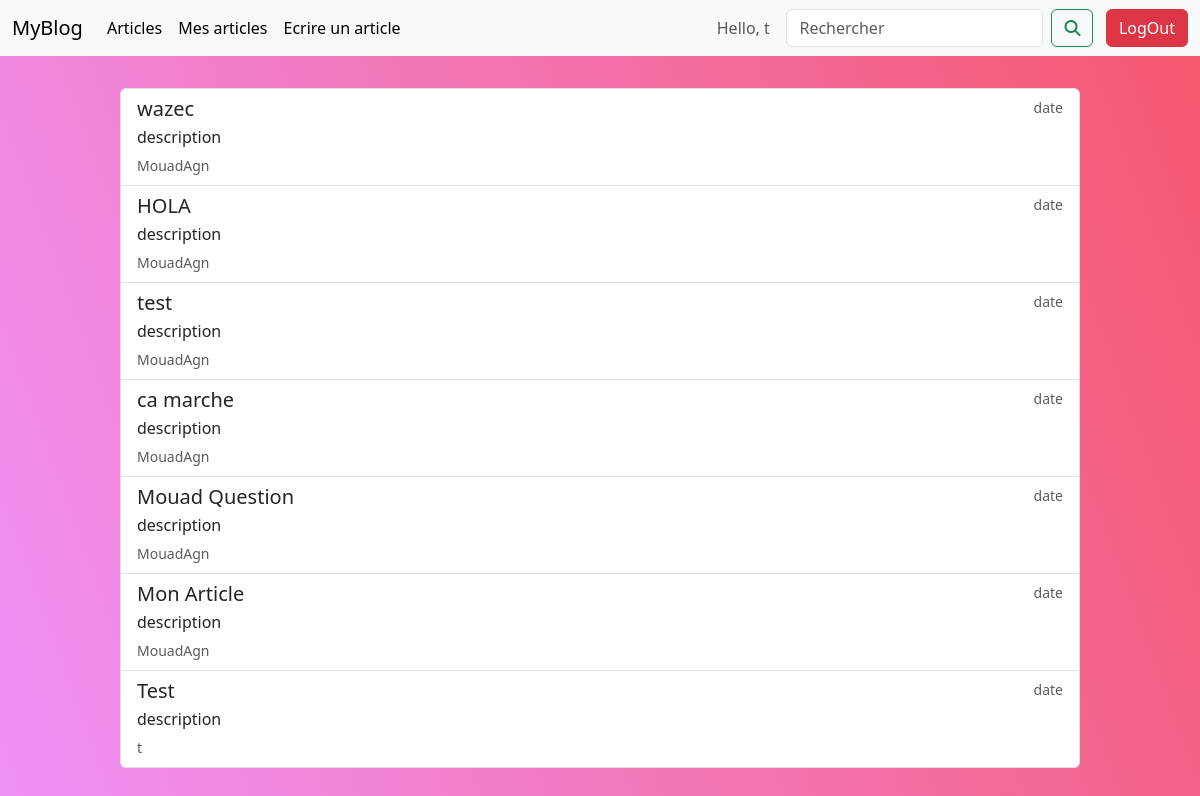
Screenshot of /liste_blog.php (signed in) with the database file from the repository.
### tables this page shows
CREATE TABLE `article` (
  `id` int(11) NOT NULL,
  `titre` varchar(100) NOT NULL,
  `contenue` text NOT NULL,
  `id_user` int(100) NOT NULL,
  `date` date DEFAULT current_timestamp()
);

CREATE TABLE `user` (
  `id` int(11) NOT NULL,
  `pseudo` varchar(100) NOT NULL,
  `nom` varchar(100) NOT NULL,
  `prenom` varchar(150) NOT NULL,
  `email` varchar(200) NOT NULL,
  `mdp` varchar(200) NOT NULL
);

### actions/articles/getAllArticle.php (called while the page is built)
<?php
    require('actions/database.php');
    $allArticle = $bdd->prepare('
        SELECT article.*, user.pseudo FROM article JOIN user ON article.id_user = user.id ORDER BY id DESC;
    ');
    $allArticle->execute();
?>

### liste_blog.php (the view, shortened to what this page needs)
<?php require('actions/articles/getAllArticle.php'); ?>
<!DOCTYPE html>
<html lang="en">
<head>
    <?php require('includes/head.php'); ?>
</head>
<body class="background-gradient">
    <?php require('includes/navbar.php'); ?>
    <div class="contenue">
        <div class="list-group">
            <?php while ($article = $allArticle->fetch()): ?>
                <a href="lire_article.php?id=<?php echo $article["id"] ?>" class="list-group-item list-group-item-action">
                    <div class="d-flex w-100 justify-content-between">
                        <h5 class="mb-1"><?= $article['titre'] ?></h5>
                        <small class="text-body-secondary">date</small>
                    </div>
                    <p class="mb-1">description</p>
                    <small class="text-body-secondary"><?= $article['pseudo'] ?></small>
                </a>
            <?php endwhile; ?>
        </div>
    </div>
</body>
</html>

### index.css (style rules this page uses)
.background-gradient { background: linear-gradient(70deg, #f093fb, #f5576c); }

### liste_blog.php (style rules this page uses)
.contenue { height: 100vh; width: 100%; }
.contenue > .list-group { width: 80%; margin-right: auto; margin-left: auto; margin-top: 2rem; }

### rows the page displays
article: titre "wazec", id_user.pseudo "MouadAgn"
article: titre "HOLA", id_user.pseudo "MouadAgn"
article: titre "test", id_user.pseudo "MouadAgn"
article: titre "ca marche", id_user.pseudo "MouadAgn"
article: titre "Mouad Question", id_user.pseudo "MouadAgn"
article: titre "Mon Article", id_user.pseudo "MouadAgn"
article: titre "Test", id_user.pseudo "t"

### other values shown
$_SESSION['pseudo'] "t"
